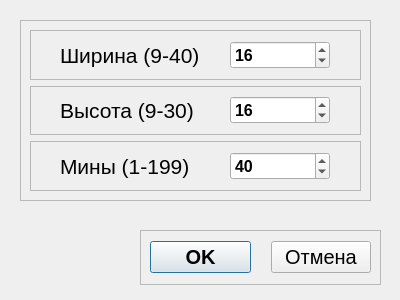
<?xml version="1.0" encoding="UTF-8"?>
<ui version="4.0">
 <class>CustomDifficultyWindow</class>
 <widget class="QDialog" name="CustomDifficultyWindow">
  <property name="geometry">
   <rect>
    <x>0</x>
    <y>0</y>
    <width>400</width>
    <height>300</height>
   </rect>
  </property>
  <property name="minimumSize">
   <size>
    <width>400</width>
    <height>300</height>
   </size>
  </property>
  <property name="maximumSize">
   <size>
    <width>400</width>
    <height>300</height>
   </size>
  </property>
  <property name="windowTitle">
   <string>Пользовательская сложность</string>
  </property>
  <widget class="QFrame" name="buttonsFrame">
   <property name="geometry">
    <rect>
     <x>140</x>
     <y>230</y>
     <width>241</width>
     <height>55</height>
    </rect>
   </property>
   <property name="frameShape">
    <enum>QFrame::Shape::StyledPanel</enum>
   </property>
   <property name="frameShadow">
    <enum>QFrame::Shadow::Raised</enum>
   </property>
   <layout class="QHBoxLayout" name="horizontalLayout">
    <property name="spacing">
     <number>20</number>
    </property>
    <property name="rightMargin">
     <number>9</number>
    </property>
    <item>
     <widget class="QPushButton" name="okButton">
      <property name="enabled">
       <bool>true</bool>
      </property>
      <property name="sizePolicy">
       <sizepolicy hsizetype="Minimum" vsizetype="Fixed">
        <horstretch>0</horstretch>
        <verstretch>0</verstretch>
       </sizepolicy>
      </property>
      <property name="minimumSize">
       <size>
        <width>100</width>
        <height>0</height>
       </size>
      </property>
      <property name="font">
       <font>
        <pointsize>15</pointsize>
        <bold>true</bold>
        <strikeout>false</strikeout>
       </font>
      </property>
      <property name="mouseTracking">
       <bool>false</bool>
      </property>
      <property name="tabletTracking">
       <bool>false</bool>
      </property>
      <property name="autoFillBackground">
       <bool>false</bool>
      </property>
      <property name="text">
       <string>OK</string>
      </property>
      <property name="checkable">
       <bool>false</bool>
      </property>
      <property name="checked">
       <bool>false</bool>
      </property>
     </widget>
    </item>
    <item>
     <widget class="QPushButton" name="cancelButton">
      <property name="minimumSize">
       <size>
        <width>100</width>
        <height>0</height>
       </size>
      </property>
      <property name="font">
       <font>
        <pointsize>15</pointsize>
       </font>
      </property>
      <property name="text">
       <string>Отмена</string>
      </property>
     </widget>
    </item>
   </layout>
  </widget>
  <widget class="QFrame" name="inputFrame">
   <property name="geometry">
    <rect>
     <x>20</x>
     <y>20</y>
     <width>351</width>
     <height>181</height>
    </rect>
   </property>
   <property name="frameShape">
    <enum>QFrame::Shape::StyledPanel</enum>
   </property>
   <property name="frameShadow">
    <enum>QFrame::Shadow::Raised</enum>
   </property>
   <layout class="QVBoxLayout" name="verticalLayout">
    <item>
     <widget class="QFrame" name="widthFrame">
      <property name="sizePolicy">
       <sizepolicy hsizetype="Preferred" vsizetype="Preferred">
        <horstretch>0</horstretch>
        <verstretch>0</verstretch>
       </sizepolicy>
      </property>
      <property name="maximumSize">
       <size>
        <width>16777215</width>
        <height>16777215</height>
       </size>
      </property>
      <property name="frameShape">
       <enum>QFrame::Shape::StyledPanel</enum>
      </property>
      <property name="frameShadow">
       <enum>QFrame::Shadow::Raised</enum>
      </property>
      <layout class="QHBoxLayout">
       <property name="spacing">
        <number>0</number>
       </property>
       <item>
        <widget class="QLabel" name="widthLabel">
         <property name="maximumSize">
          <size>
           <width>150</width>
           <height>16777215</height>
          </size>
         </property>
         <property name="font">
          <font>
           <pointsize>16</pointsize>
           <bold>false</bold>
          </font>
         </property>
         <property name="text">
          <string>Ширина (9-40)</string>
         </property>
        </widget>
       </item>
       <item>
        <widget class="QSpinBox" name="widthSpinBox">
         <property name="maximumSize">
          <size>
           <width>100</width>
           <height>16777215</height>
          </size>
         </property>
         <property name="font">
          <font>
           <pointsize>12</pointsize>
           <bold>true</bold>
          </font>
         </property>
         <property name="minimum">
          <number>9</number>
         </property>
         <property name="maximum">
          <number>60</number>
         </property>
         <property name="value">
          <number>16</number>
         </property>
        </widget>
       </item>
      </layout>
     </widget>
    </item>
    <item>
     <widget class="QFrame" name="heightFrame">
      <property name="frameShape">
       <enum>QFrame::Shape::StyledPanel</enum>
      </property>
      <property name="frameShadow">
       <enum>QFrame::Shadow::Raised</enum>
      </property>
      <layout class="QHBoxLayout" name="horizontalLayout_3">
       <property name="spacing">
        <number>0</number>
       </property>
       <item>
        <widget class="QLabel" name="heightLabel">
         <property name="maximumSize">
          <size>
           <width>150</width>
           <height>16777215</height>
          </size>
         </property>
         <property name="font">
          <font>
           <pointsize>16</pointsize>
           <bold>false</bold>
          </font>
         </property>
         <property name="text">
          <string>Высота (9-30)</string>
         </property>
        </widget>
       </item>
       <item>
        <widget class="QSpinBox" name="heightSpinBox">
         <property name="maximumSize">
          <size>
           <width>100</width>
           <height>16777215</height>
          </size>
         </property>
         <property name="font">
          <font>
           <pointsize>12</pointsize>
           <bold>true</bold>
          </font>
         </property>
         <property name="minimum">
          <number>9</number>
         </property>
         <property name="maximum">
          <number>30</number>
         </property>
         <property name="value">
          <number>16</number>
         </property>
        </widget>
       </item>
      </layout>
     </widget>
    </item>
    <item>
     <widget class="QFrame" name="minesFrame">
      <property name="frameShape">
       <enum>QFrame::Shape::StyledPanel</enum>
      </property>
      <property name="frameShadow">
       <enum>QFrame::Shadow::Raised</enum>
      </property>
      <layout class="QHBoxLayout" name="horizontalLayout_4">
       <property name="spacing">
        <number>0</number>
       </property>
       <item>
        <widget class="QLabel" name="minesLabel">
         <property name="maximumSize">
          <size>
           <width>150</width>
           <height>16777215</height>
          </size>
         </property>
         <property name="font">
          <font>
           <pointsize>16</pointsize>
           <bold>false</bold>
          </font>
         </property>
         <property name="text">
          <string>Мины (1-199)</string>
         </property>
        </widget>
       </item>
       <item>
        <widget class="QSpinBox" name="minesSpinBox">
         <property name="maximumSize">
          <size>
           <width>100</width>
           <height>16777215</height>
          </size>
         </property>
         <property name="font">
          <font>
           <pointsize>12</pointsize>
           <bold>true</bold>
          </font>
         </property>
         <property name="minimum">
          <number>1</number>
         </property>
         <property name="maximum">
          <number>199</number>
         </property>
         <property name="value">
          <number>40</number>
         </property>
         <property name="displayIntegerBase">
          <number>10</number>
         </property>
        </widget>
       </item>
      </layout>
     </widget>
    </item>
   </layout>
  </widget>
 </widget>
 <resources/>
 <connections/>
</ui>
